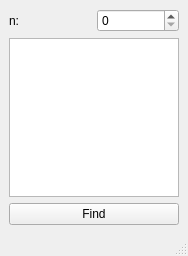
<?xml version="1.0" encoding="UTF-8"?>
<ui version="4.0">
 <class>MainWindow</class>
 <widget class="QMainWindow" name="MainWindow">
  <property name="geometry">
   <rect>
    <x>0</x>
    <y>0</y>
    <width>188</width>
    <height>256</height>
   </rect>
  </property>
  <property name="windowTitle">
   <string>MainWindow</string>
  </property>
  <widget class="QWidget" name="centralwidget">
   <layout class="QGridLayout" name="gridLayout">
    <item row="0" column="1">
     <widget class="QSpinBox" name="num">
      <property name="maximum">
       <number>10000</number>
      </property>
     </widget>
    </item>
    <item row="0" column="0">
     <widget class="QLabel" name="label">
      <property name="text">
       <string>n:</string>
      </property>
     </widget>
    </item>
    <item row="4" column="0" colspan="2">
     <widget class="QTextEdit" name="textEdit">
      <property name="readOnly">
       <bool>true</bool>
      </property>
     </widget>
    </item>
    <item row="5" column="0" colspan="2">
     <widget class="QPushButton" name="pushButton">
      <property name="text">
       <string>Find</string>
      </property>
     </widget>
    </item>
   </layout>
  </widget>
  <widget class="QMenuBar" name="menubar">
   <property name="geometry">
    <rect>
     <x>0</x>
     <y>0</y>
     <width>188</width>
     <height>26</height>
    </rect>
   </property>
  </widget>
  <widget class="QStatusBar" name="statusbar"/>
 </widget>
 <resources/>
 <connections/>
</ui>
